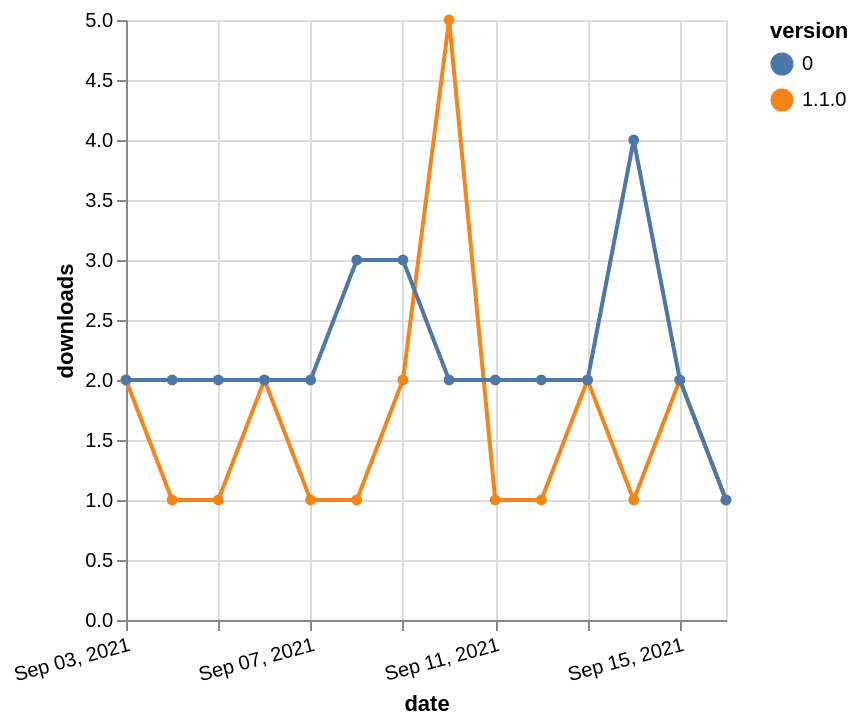

Here is the Vega-Lite specification saved for this chart:
### Vega-Lite specification from a JSON file in a GitHub repository (floating-point values rounded to 4 significant figures)
{"$schema": "https://vega.github.io/schema/vega-lite/v5.json", "description": "A simple bar chart with embedded data.", "data": {"values": [{"date": "2021-09-03", "total": 807, "delta": 2, "version": "1.1.0"}, {"date": "2021-09-04", "total": 808, "delta": 1, "version": "1.1.0"}, {"date": "2021-09-05", "total": 809, "delta": 1, "version": "1.1.0"}, {"date": "2021-09-06", "total": 811, "delta": 2, "version": "1.1.0"}, {"date": "2021-09-07", "total": 812, "delta": 1, "version": "1.1.0"}, {"date": "2021-09-08", "total": 813, "delta": 1, "version": "1.1.0"}, {"date": "2021-09-09", "total": 815, "delta": 2, "version": "1.1.0"}, {"date": "2021-09-10", "total": 820, "delta": 5, "version": "1.1.0"}, {"date": "2021-09-11", "total": 821, "delta": 1, "version": "1.1.0"}, {"date": "2021-09-12", "total": 822, "delta": 1, "version": "1.1.0"}, {"date": "2021-09-13", "total": 824, "delta": 2, "version": "1.1.0"}, {"date": "2021-09-14", "total": 825, "delta": 1, "version": "1.1.0"}, {"date": "2021-09-15", "total": 827, "delta": 2, "version": "1.1.0"}, {"date": "2021-09-16", "total": 828, "delta": 1, "version": "1.1.0"}, {"date": "2021-09-03", "total": 2256, "delta": 2, "version": "0"}, {"date": "2021-09-04", "total": 2258, "delta": 2, "version": "0"}, {"date": "2021-09-05", "total": 2260, "delta": 2, "version": "0"}, {"date": "2021-09-06", "total": 2262, "delta": 2, "version": "0"}, {"date": "2021-09-07", "total": 2264, "delta": 2, "version": "0"}, {"date": "2021-09-08", "total": 2267, "delta": 3, "version": "0"}, {"date": "2021-09-09", "total": 2270, "delta": 3, "version": "0"}, {"date": "2021-09-10", "total": 2272, "delta": 2, "version": "0"}, {"date": "2021-09-11", "total": 2274, "delta": 2, "version": "0"}, {"date": "2021-09-12", "total": 2276, "delta": 2, "version": "0"}, {"date": "2021-09-13", "total": 2278, "delta": 2, "version": "0"}, {"date": "2021-09-14", "total": 2282, "delta": 4, "version": "0"}, {"date": "2021-09-15", "total": 2284, "delta": 2, "version": "0"}, {"date": "2021-09-16", "total": 2285, "delta": 1, "version": "0"}]}, "width": "container", "mark": {"type": "line", "point": {"filled": true}}, "encoding": {"x": {"field": "date", "type": "temporal", "timeUnit": "yearmonthdate", "title": "date", "axis": {"labelAngle": -15}}, "y": {"field": "delta", "type": "quantitative", "title": "downloads"}, "color": {"field": "version", "type": "nominal"}, "tooltip": {"field": "delta"}}}
